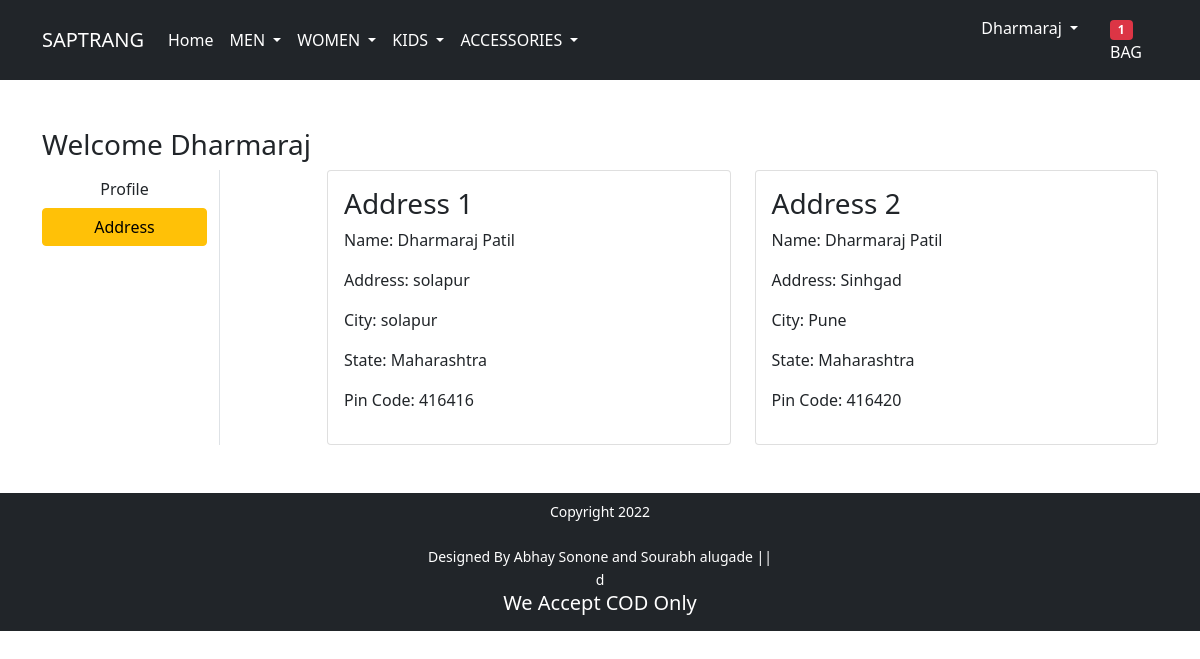
The app's page /address/ (signed in) with its own data.
### app/models.py (models this page shows, shortened)
class Customer(models.Model):
    user = models.ForeignKey(User, on_delete=models.CASCADE)
    name =models.CharField(max_length=200)
    locality= models.CharField(max_length=200)
    city = models.CharField(max_length=50)
    zipcode =models.IntegerField()
    state = models.CharField( choices = STATE_CHOICES,max_length=50)

### app/views.py (the view)
# urls.py: path('address/', views.address, name='address'),
def address(request):
 totalitem=0
 add =Customer.objects.filter(user=request.user)
 if request.user.is_authenticated:
  totalitem= len(Cart.objects.filter(user=request.user))
 return render(request, 'app/address.html',{'add':add,'active':'btn-warning','totalitem':totalitem})

### app/templates/app/address.html (shortened to what this page needs)
{% extends 'app/base.html' %}
{% load static %}
{% block main-content %}
<div class="container my-5">
 <div class="row">
 <h3>Welcome <span class="text-capitalize">{{request.user}}</span></h3>
  <div class="col-sm-2 border-end">
   <ul class="list-unstyled">
    <li class="d-grid"><a href="{% url 'profile' %}" class="btn ">Profile</a></li>
    <li class="d-grid"><a href="{% url 'address' %}" class="btn {{active}}">Address</a></li>
   </ul>
  </div>
  <div class="col-sm-9 offset-sm-1">
   <div class="row">
    {%for ad in add%}
    <div class="col-sm-6">
     <div class="card">
      <div class="card-body">
       <h3>Address {{forloop.counter}}</h3>
       <p>Name: {{ad.name}}</p>
       <p>Address: {{ad.locality}}</p>
       <p>City: {{ad.city}}</p>
       <p>State: {{ad.state}}</p>
       <p>Pin Code: {{ad.zipcode}}</p>
      </div>
     </div>
    </div>
    {%endfor%}
   </div>
  </div>
 </div>
</div>
{% endblock main-content %}

### app/templates/app/base.html (shortened to what this page needs)
<!doctype html>
{% load static %}
<html lang="en">
  <head>
    <link href="https://cdn.jsdelivr.net/npm/bootstrap@5.0.0-beta1/dist/css/bootstrap.min.css" rel="stylesheet">
    <link rel="stylesheet" href="{% static 'app/css/owl.carousel.min.css' %}">
    <link rel="stylesheet" href="{% static 'app/css/all.min.css' %}">
    <link rel="stylesheet" href="{% static 'app/css/style.css' %}">
  </head>
  <body>
    <nav class="navbar navbar-expand-lg navbar-dark bg-dark">
     <div class="container">
       <a class="navbar-brand" href="/">SAPTRANG</a>
       <div class="collapse navbar-collapse" id="navbarSupportedContent">
         <ul class="navbar-nav me-auto mb-2 mb-lg-0">
           <li class="nav-item">
             <a class="nav-link active" aria-current="page" href="/">Home</a>
           </li>
           <li class="nav-item dropdown">
             <a class="nav-link dropdown-toggle text-white" href="#" id="fashionDropdown" role="button" data-bs-toggle="dropdown" aria-expanded="false">
               MEN
             </a>
           </li>
           <li class="nav-item dropdown">
            <a class="nav-link dropdown-toggle text-white" href="#" id="fashionDropdown" role="button" data-bs-toggle="dropdown" aria-expanded="false">
              WOMEN
            </a>
          </li>
          <li class="nav-item dropdown">
            <a class="nav-link dropdown-toggle text-white" href="#" id="fashionDropdown" role="button" data-bs-toggle="dropdown" aria-expanded="false">
              KIDS
            </a>
          </li>
          <li class="nav-item dropdown">
            <a class="nav-link dropdown-toggle text-white" href="#" id="fashionDropdown" role="button" data-bs-toggle="dropdown" aria-expanded="false">
              ACCESSORIES
            </a>
            </li></ul>
       </div>
         <div>
          <ul class="navbar-nav me-auto mb-2 mb-lg-0">
            {%if request.user.is_authenticated %}
           <li class="nav-item dropdown mx-2">
              <a class="nav-link dropdown-toggle text-white" href="#" id="profileDropdown" role="button" data-bs-toggle="dropdown" aria-expanded="false">
                {{request.user.username|capfirst}}
              </a>
            </li>
            <li class="nav-item mx-2">
             <a href="{% url 'cart' %}" class="nav-link text-white"><span class="badge bg-danger">{{totalitem}}</span> BAG </a>
            </li>
            {% endif %}
          </ul>
         </div>
       </div>
    </nav>
    {% block main-content %} {% endblock main-content %}
    <footer class="container-fluid bg-dark text-center p-2 mt-5">
        <small class="text-white"><div>Copyright 2022 </div><div>Designed By Abhay Sonone and Sourabh alugade ||</div>d <h5>We Accept COD Only</h5></small>
    </footer>
  </body>
</html>

### records on screen
Customer: name "Dharmaraj Patil", locality "solapur", city "solapur", state "Maharashtra", zipcode "416416"
Customer: name "Dharmaraj Patil", locality "Sinhgad", city "Pune", state "Maharashtra", zipcode "416420"

### other values on screen
{{ request.user.username|capfirst }} "Dharmaraj"
{{ totalitem }} "1"
{{ request.user }} "Dharmaraj"
